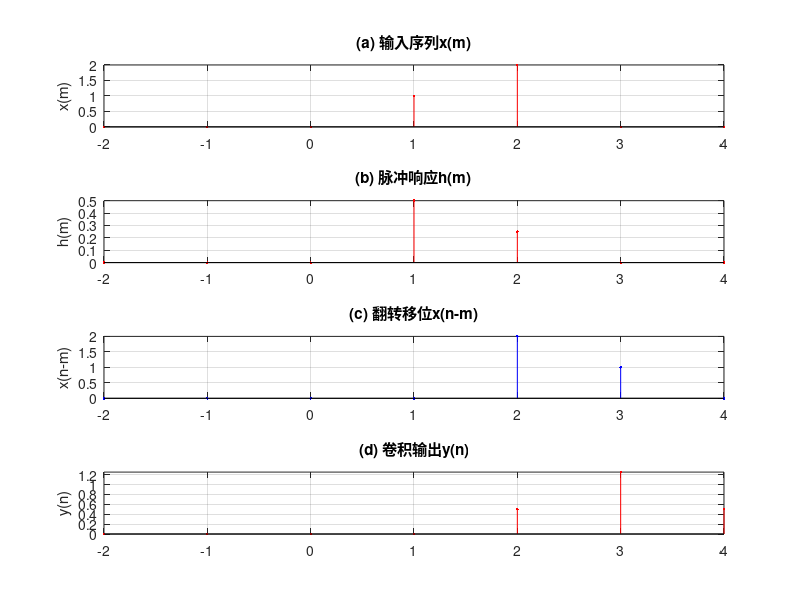

Recreate this plot in MATLAB.
clear; clc; close all; format compact;
xn=[0,1,2], M=length(xn), %输入任意序列并计算长度M
hn=[0, 0.5,0.25], N=length(hn), %输入任意脉冲响应并计算长度N
m=[-(M-1): M+N-2], %设置代换变量的范围以便x(m)翻转和移位
xm=[zeros(1,M-1), xn,zeros(1,N-1)], %补零以便与m 对应绘图
subplot(4,1,1);
stem(m,xm,'r.'); %绘输入序列x(m)
ylabel('x(m)');
grid,title('(a) 输入序列x(m)'); %加标签网格和标题
hm=[zeros(1,M-1), hn,zeros(1,M-1)]; %补零以便与m 对应绘图
subplot(4,1,2);
stem(m,hm,'r.'); %绘脉冲响应
ylabel('h(m)');
grid,title('(b) 脉冲响应h(m)'); %加标签网格和标题
yn=zeros(1,2*M+N-2); %卷积输出初始化
for n=0:M+N-2, %逐个计算卷积输出
if n==0;
    xmfy=[fliplr(xn), zeros(1,M+N-2)], %实现翻转
else
    for k=M:-1:1; 
        xmfy(k+n)=xmfy(k+n-1);
    end;
    xmfy(n)=0; xmfy;%实现翻转后移位并显示
end
subplot(4,1,3);
stem(m,xmfy,'b.'); %%绘制翻转移位序列
ylabel('x(n-m)');
grid,title('(c) 翻转移位x(n-m)'); %加标签网格和标题
yn(M+n)=sum(xmfy.*hm); %计算第n 位输出并与m 位置对应
subplot(4,1,4);
stem(m,yn,'r.'); %%绘制卷积输出序列
axis([min(m),max(m), min([0, conv(xn, hn)]), max([0,conv(xn, hn)])]), %控制绘图坐标
ylabel('y(n)'), grid,title('(d) 卷积输出y(n)'),%加标签网格和标题
pause, %每算完一位卷积输出后暂停, 按任意键继续
end
yn, %显示线性卷积结果